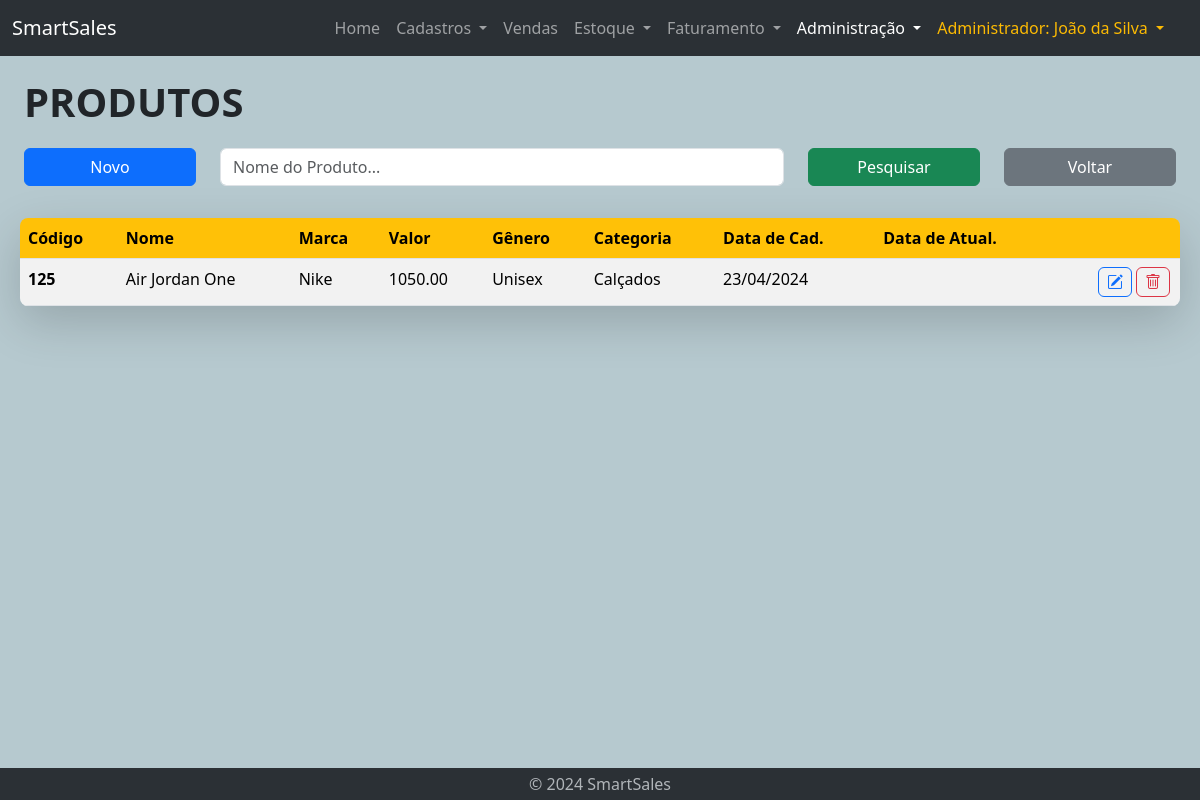
Screenshot of /admin-lst-produto.php (signed in) with the database file from the repository.
### tables this page shows
CREATE TABLE produto (
    id int PRIMARY KEY,
    nome VARCHAR(255) NOT NULL,
    marca VARCHAR(255) NOT NULL,
    valor DECIMAL(10, 2) NOT NULL,
    genero VARCHAR(255),
    data_cad DATE,
    data_updt DATE,
    categoria_id int NOT NULL,
    FOREIGN KEY (categoria_id) REFERENCES categoria(id) ON DELETE CASCADE
);

CREATE TABLE categoria (
    id int AUTO_INCREMENT PRIMARY KEY,
    nome VARCHAR(255) NOT NULL,
    tipo_categoria int NOT NULL,
    data_cad DATE,
    data_updt DATE
);

### admin-lst-produto.php (the view, shortened to what this page needs)
<!DOCTYPE html>
<html lang="en">
<head>
    <?php require "geral/links.php" ?>
</head>
<body id="admin">
    <?php require "geral/navbar.php" ?>
    <?php require 'bd/connection.php'; ?>
        <div class="container-fluid mt-3 home">
            <div class="container-fluid">
                <div class="title-text">
                    PRODUTOS
                </div>
            </div>
            <div class="container-fluid mt-3">
                <form action="admin-lst-produto.php" method="post">
                    <div class="row">
                        <div class="col-lg-2 col-sm-2 col-3">
                            <button type="button" class="btn btn-primary mb-3 w-100" onclick="window.location.href='admin-cad-produto.php'">Novo</button>
                        </div>
                        <div class="col-lg-6 col-sm-7 col-9">
                                <input type="text" name="nomeProduto" class="form-control mb-3" id="inputPesquisa" placeholder="Nome do Produto..."
                                value="<?php echo isset($_POST['nomeProduto']) ? $_POST['nomeProduto'] : ''; ?>">
                        </div>
                        <div class="col-lg-2 col-sm-3 col-12">
                            <button type="submit" class="btn btn-success mb-3 w-100">Pesquisar</button>
                        </div>
                        <div class="col-lg-2 col-sm-2 col-12">
                            <button type="button" class="btn btn-secondary mb-3 w-100" onclick="window.location.href='admin-produto.php'">Voltar</button>
                        </div>
                    </div>
                </form>
            </div>
            <div class="container-fuid mt-3 ms-lg-2 me-lg-2 shadow-lg rounded-3">
                <?php
                    $conn = new mysqli($servername, $username, $password, $database);
                    $sql = "SELECT t1.id, t1.nome, t1.marca, t1.valor, t1.data_cad, t1.data_updt, t2.nome AS categoria, t1.genero FROM produto t1 JOIN categoria t2 ON t1.categoria_id = t2.id";
                    ?>
                    <div class='table-responsive table-wrapper'>
                        <table class='table table-striped table-hover rounded-3 overflow-hidden' id='myTable'>
                            <thead class='thead-yellow'>
                                <tr>
                                    <th scope='col'>Código</th>
                                    <th scope='col'>Nome</th>
                                    <th scope='col'>Marca</th>
                                    <th scope='col'>Valor</th>
                                    <th scope='col'>Gênero</th>
                                    <th scope='col'>Categoria</th>
                                    <th scope='col'>Data de Cad.</th>
                                    <th scope='col'>Data de Atual.</th>
                                    <th scope='col'> </th>
                                </tr>
                            </thead>
                    <?php
                    if ($result = $conn->query($sql)) {
                        if ($result->num_rows > 0) {
                            echo "<tbody>";
                            while ($row = $result->fetch_assoc() ) {
                                $dataN = explode('-', $row["data_cad"]);
                                $ano_cad = $dataN[0];
                                $mes_cad = $dataN[1];
                                $dia_cad = $dataN[2];
                                $cod = $row["id"];
                                $nova_data_cad = $dia_cad . '/' . $mes_cad . '/' . $ano_cad;
                                echo "<tr>";
                                echo "  <th scope'row'>";
                                echo $cod;
                                echo "  </th><td>";
                                echo $row["nome"];
                                echo "  </td><td>";
                                echo $row["marca"];
                                echo "  </td><td>";
                                echo $row["valor"];
                                echo "  </td><td>";
                                echo $row["genero"];
                                echo "  </td><td>";
                                echo $row["categoria"];
                                echo "  </td><td>";
                                echo $nova_data_cad;
                                echo "  </td><td>";
                                echo "  </td>";
                    ?>
                                    <td>
                                        <button type="button" class="btn btn-outline-danger" title="Excluir"
                                        onclick="window.location.href='admin-del-produto.php?id=<?php echo $cod; ?>'">
                                            <a class="bi bi-trash"></a>
                                        </button>
                                        <button type="button" class="btn btn-outline-primary" title="Editar"
                                        onclick="window.location.href='admin-updt-produto.php?id=<?php echo $cod; ?>'">
                                            <a class="bi bi-pencil-square"></a>
                                        </button>
                                    </td>
                                </tr>
                    <?php
                            }
                            echo "</tbody>";
                        } else {
                            echo "<tbody>";
                            echo "<tr>";
                            echo "<th scope'row' colspan='8'>Nenhum registro.</th>";
                            echo "</tr>";
                            echo "</tbody>";
                        }
                        echo "  </table>";
                        echo "</div>";
                    } else {
                        echo "Erro executando SELECT: " . $conn->connect_error;
                    }
                ?>
            </div>
    </div>
    <?php require "geral/footer.php" ?>
</body>
</html>

### css/style.css (style rules this page uses)
body { display: flex; flex-direction: column; min-height: 100vh; background-color: #b6c9cf; }
.container-fluid.home { flex: 1; margin-bottom: 1rem; }
.title-text { font-weight: 900; font-size: 40px; }
div.table-responsive #myTable .btn { padding: 2px 8px; float: right; margin: 0px 2px; }
div.table-responsive #myTable { margin-bottom: 0px; }
div.table-responsive #myTable a { color: inherit; }
.thead-yellow { --bs-table-color: black; --bs-table-bg: #ffc107; color: var(--bs-table-color); }

### rows the page displays
produto: id "125", nome "Air Jordan One", marca "Nike", valor "1050.00", genero "Unisex", categoria.nome "Calçados", data_cad "23/04/2024"

### other values shown
$_SESSION['cargo_nome'] "Administrador"
$_SESSION['nome'] "João da Silva"
